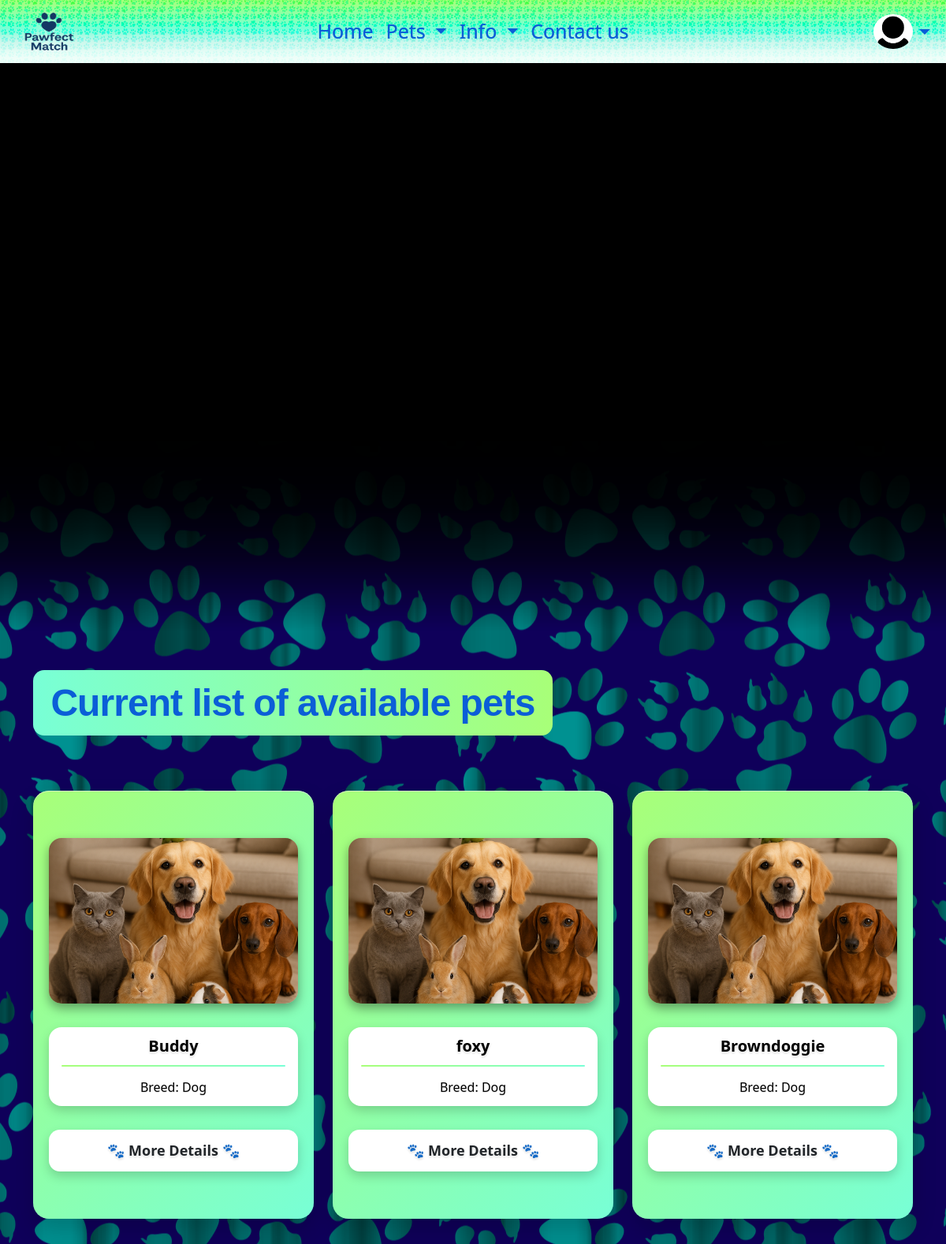
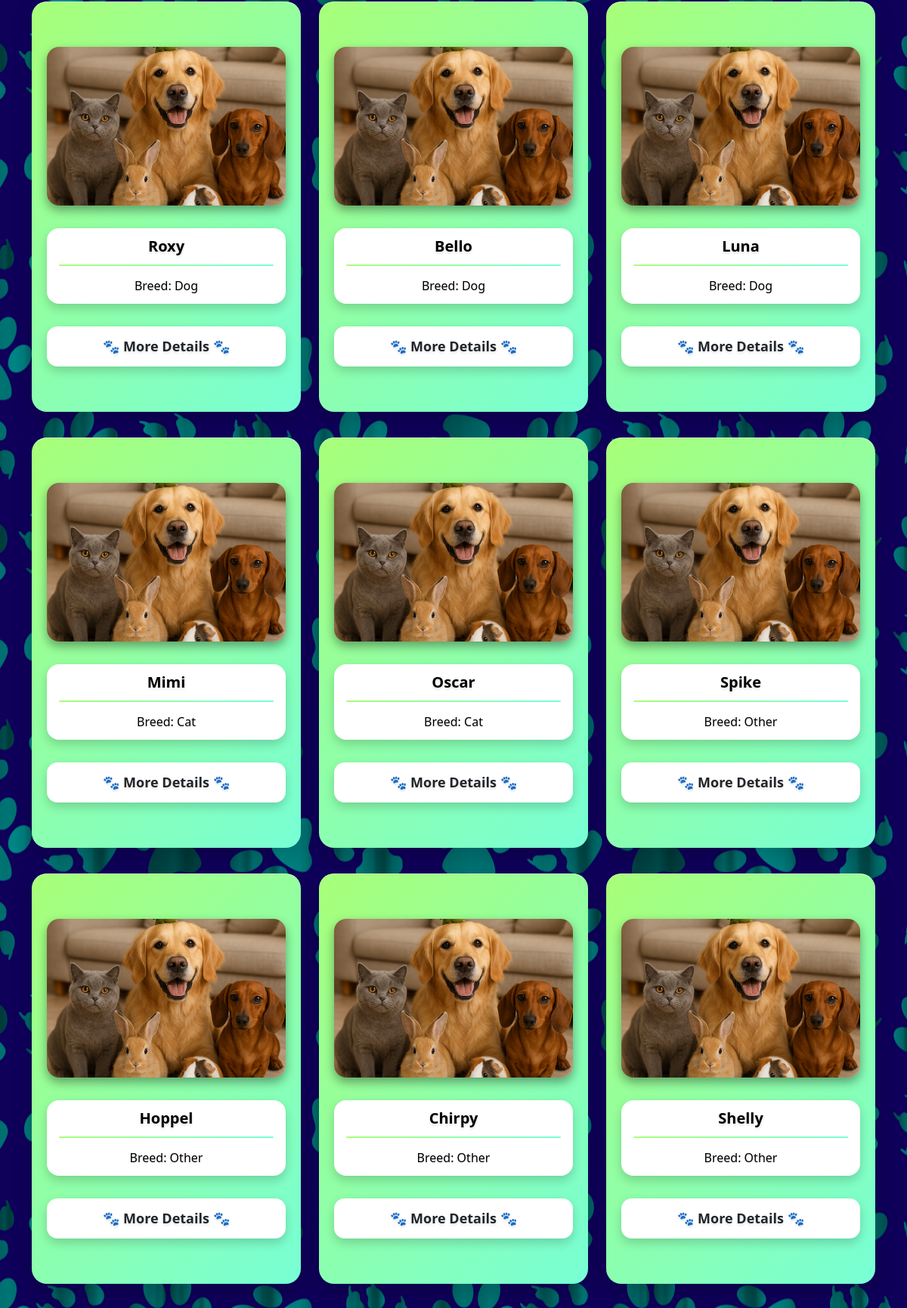
The page / (upper part) on the database its author committed (2 pictures, top to bottom).
### tables this page shows
CREATE TABLE `animal` (
  `ID` int(11) NOT NULL,
  `Type` enum('Dog','Cat','Other') NOT NULL,
  `Name` varchar(100) NOT NULL,
  `Breed` varchar(100) DEFAULT NULL,
  `Sex` enum('Male','Female','Unknown') DEFAULT NULL,
  `Age` int(11) DEFAULT NULL,
  `Color` varchar(50) DEFAULT NULL,
  `Size` varchar(50) DEFAULT NULL,
  `Description` text DEFAULT NULL,
  `ImageUrl` varchar(255) NOT NULL DEFAULT 'default-animals.png',
  `adoption_requirements` text DEFAULT NULL,
  `shelter_id` int(10) UNSIGNED DEFAULT NULL
);

### php/functions/get_profile.php (called while the page is built, shortened)
<?php
function getProfilePicture($conn)
{
    if (!isset($_SESSION['user_id'])) {
        return "default-users.png";
    }
    return "default-users.png";
}

### index.php (the view, shortened to what this page needs)
<?php
require_once "components/db_connect.php";
require_once "php/functions/get_profile.php";
require_once "components/navbar.php";
$sql = "SELECT * FROM animal";
$result = mysqli_query($conn, $sql);
$layout = "";
if ($result && mysqli_num_rows($result) > 0) {
    while ($row = mysqli_fetch_assoc($result)) {
        if (!empty($row['img'])) {
            if (strpos($row['img'], 'http') === 0) {
                $imgPath = $row['img'];
            } else {
                $imgPath = "img/" . $row['img'];
            }
        } else {
            $imgPath = "img/default-animals.png";
        }
        $layout .= "
        <div class='col'>
            <div class='card paw-card paw-card--index'>
                <div class='paw-card-inner'>
                    <div class='paw-card-content'>
                        <img
                            src='" . htmlspecialchars($imgPath) . "'
                            class='paw-card-img'
                            alt='" . htmlspecialchars($row['Name']) . "'
                            onerror=\"this.src='img/default-animals.png'\"
                        >
                        <div class='paw-card-title-wrapper'>
                            <h5 class='paw-card-title'>" . htmlspecialchars($row['Name']) . "</h5>
                            <hr class='index-card-hr'>
                            <p class='paw-card-meta'>
                                Breed: " . htmlspecialchars($row['Type']) . "
                            </p>
                        </div>
                        <a
                            href='php/crud/details.php?id={$row['ID']}'
                            class='btn paw-card-btn'
                        >
                            🐾 More Details 🐾
                        </a>
                    </div>
                </div>
            </div>
        </div>
        ";
    }
} else {
    $layout = "<h3 class='my-3'>No animals found</h3>";
}
?>
<!DOCTYPE html>
<html lang="en">
<head>
    <link href="https://cdn.jsdelivr.net/npm/bootstrap@5.3.8/dist/css/bootstrap.min.css" rel="stylesheet">
    <link rel="stylesheet" href="https://cdnjs.cloudflare.com/ajax/libs/font-awesome/7.0.1/css/all.min.css">
    <link href="css/style.css" rel="stylesheet">
</head>
<body class="body-pic">
    <header class="hero-section">
        <video id="heroVideo" muted playsinline preload="auto">
            <source src="video/header.mp4" type="video/mp4">
        </video>
    </header>
    <div class="container index-container">
        <h1 class="paw-card-h1">Current list of available pets</h1>
        <div class="row row-cols-1 row-cols-md-2 row-cols-lg-3 g-4">
            <?= $layout ?>
        </div>
    </div>
</body>
</html>

### components/navbar.php (shortened to what this page needs)
<?php
require_once __DIR__ . "/db_connect.php";
require_once __DIR__ . "/../php/functions/get_profile.php";
$role = $_SESSION['role'] ?? 'guest';
$profilePic = getProfilePicture($conn);
?>
<nav class="navbar navbar-expand-lg custom-navbar sticky-top">
    <div class="container-fluid">
        <a class="navbar-brand" href="<?= BASE_URL ?>index.php">
            <img src="<?= BASE_URL ?>img/navbar-logo.png" alt="logo" class="navbar-logo">
        </a>
        <div class="collapse navbar-collapse" id="navbarNavDarkDropdown">
            <ul class="navbar-nav mx-auto navbar-links">
                <li class="nav-item">
                    <a class="nav-link" href="<?= BASE_URL ?>index.php">Home</a>
                </li>
                <?php if ($role !== 'shelter'): ?>
                <li class="nav-item dropdown">
                    <a class="nav-link dropdown-toggle" href="#" data-bs-toggle="dropdown">
                        Pets
                    </a>
                </li>
                <?php endif; ?>
                <li class="nav-item dropdown">
                    <a class="nav-link dropdown-toggle" href="#" data-bs-toggle="dropdown">
                        Info
                    </a>
                </li>
                <li class="nav-item">
                    <a class="nav-link" href="<?= BASE_URL ?>contact.php">Contact us</a>
                </li>
            </ul>
            <ul class="navbar-nav ms-auto navbar-profile">
                <li class="nav-item dropdown profile-dropdown">
                    <img
                        src="<?= BASE_URL ?>img/<?= htmlspecialchars($profilePic) ?>"
                        class="rounded-circle"
                        alt="Profile picture"
                    >
                    <a class="nav-link dropdown-toggle" href="#" data-bs-toggle="dropdown"></a>
                </li>
            </ul>
        </div>
    </div>
</nav>

### css/style.css (style rules this page uses)
* { margin: 0; padding: 0; box-sizing: border-box; }
.body-pic { background: url("../img/body2.png"); background-repeat: repeat; background-position: center; background-color: rgb(15, 0, 90); background-attachment: fixed; }
:root { --sun: #ffe27a; --dark-blue: #0f005a; }
.navbar-logo { height: 80px; width: 100px; }
.custom-navbar { background-image: url("../img/body2.png"), linear-gradient( 180deg, #a8ff78 0%, #78ffd6 45%, #c9f7eb 65%, #eafdf7 85%, #f2fffa 100% ); background-repeat: repeat, no-repeat; background-size: 48px auto, 100% 100%; background-position: center, center; background-blend-mode: overlay; max-height: 80px; }
.custom-navbar .nav-link { color: #0b5ed7 !important; text-shadow: 0 0 0.6px rgba(11, 94, 215, 0.8); font-weight: 500; font-size: 25px; }
.navbar-links { transform: translateX(-50%); left: 50%; position: absolute; text-align: center; margin-left: auto; margin-right: auto; }
.navbar-brand img { filter: drop-shadow(0 4px 8px rgba(255, 255, 255, 0.5)); }
.profile-dropdown { display: flex; align-items: center; justify-content: center; }
.profile-dropdown img { max-width: 50px; max-height: 50px; }
.hero-section { position: relative; height: 90vh; overflow: hidden; background: linear-gradient( 180deg, #000000 0%, #000000 65%, rgba(0, 0, 0, 0.98) 70%, rgba(0, 0, 0, 0.95) 74%, rgba(0, 0, 0, 0.9) 78%, rgba(0, 0, 0, 0.8) 82%, rgba(0, 0, 0, 0.65) 87%, rgba(0, 0, 0, 0.45) 91%, rgba(0, 0, 0, 0.25) 95%, rgba(0, 0, 0, 0.1) 98%, rgba(0, 0, 0, 0) 100% ); }
.hero-section video { position: absolute; inset: 0; width: 100%; height: 100%; max-height: 70vh; object-fit: cover; z-index: 0; transition: opacity 1.8s ease; opacity: 0; }
.hero-section video.video-visible { opacity: 1; }
.paw-card { background: linear-gradient(135deg, #a8ff78, #78ffd6); border-radius: 20px; box-shadow: 0 14px 30px rgba(0, 0, 0, 0.18), inset 0 1px 0 rgba(255, 255, 255, 0.5); border: none; margin: 5px auto; }
.paw-card-inner { background: transparent; border-radius: 16px; padding: 60px 20px; }
.paw-card-content, .paw-content { max-width: 320px; margin: 0 auto; text-align: center; }
.paw-card-h1 { margin: 30px 0 65px 0; text-align: left; font-size: 48px; font-family: "Poppins", sans-serif; font-weight: 700; letter-spacing: -0.02em; color: #0b5ed7; text-shadow: none; display: inline-block; padding: 0.8rem 1.4rem; background: linear-gradient(90deg, #78ffd6, #a8ff78); border-radius: 14px; backdrop-filter: blur(6px); -webkit-backdrop-filter: blur(6px); }
.paw-card-img { width: 100%; max-height: 250px; object-fit: cover; display: block; border-radius: 16px; margin: 0 auto 20px auto; }
.index-container { margin: 20px auto; }
.paw-card--index { max-width: 25rem; }
.paw-card--index .paw-card-img { max-height: 210px; box-shadow: 0 6px 14px rgba(0, 0, 0, 0.381); }
.paw-card--index .paw-card-title { font-weight: 700; margin-bottom: 8px; text-shadow: 0 1px 1px rgba(255, 255, 255, 0.6), 0 2px 3px rgba(0, 0, 0, 0.15); }
.paw-card-meta { text-shadow: 0 1px 1px rgba(49, 49, 49, 0.141); }
.paw-card-title-wrapper { background-color: white; color: #000000; padding: 12px 16px; border-radius: 16px; margin: 30px auto; box-shadow: 0 6px 14px rgba(0, 0, 0, 0.18); }
.paw-card-title-wrapper p { margin-bottom: 0; }
.paw-card-btn { background-color: white; width: 100%; font-size: 18px; border-radius: 12px; font-weight: 600; text-shadow: 0 1px 1px rgba(255, 255, 255, 0.6), 0 2px 3px rgba(0, 0, 0, 0.15); }
.index-card-hr { border: none; height: 2px; width: 100%; margin: 12px 0 14px 0; background: linear-gradient(90deg, #a8ff78, #78ffd6); border-radius: 4px; opacity: 1; }
.paw-card-btn { width: 100%; padding: 12px 16px; font-size: 18px; border-radius: 14px; background-color: #ffffff; box-shadow: 0 6px 14px rgba(0, 0, 0, 0.18); transition: 0.2s; }

### rows shown on the page
animal: Name "Buddy", Type "Dog"
animal: Name "foxy", Type "Dog"
animal: Name "Browndoggie", Type "Dog"
animal: Name "Roxy", Type "Dog"
animal: Name "Bello", Type "Dog"
animal: Name "Luna", Type "Dog"
animal: Name "Mimi", Type "Cat"
animal: Name "Oscar", Type "Cat"
animal: Name "Spike", Type "Other"
animal: Name "Hoppel", Type "Other"
animal: Name "Chirpy", Type "Other"
animal: Name "Shelly", Type "Other"
